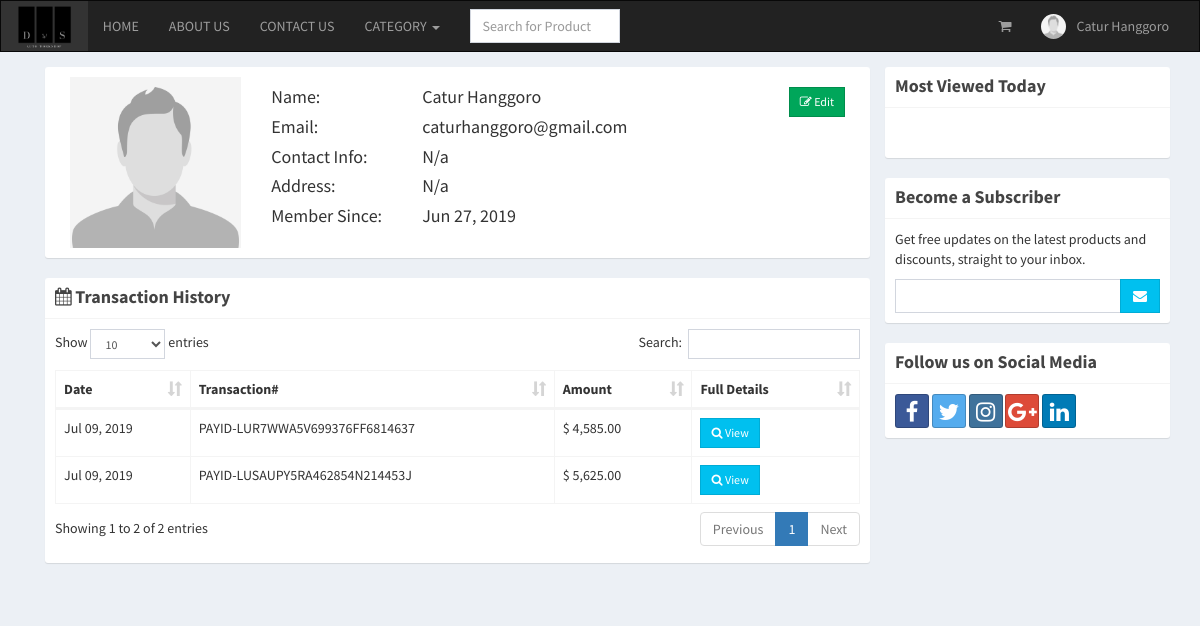
Screenshot of /profile.php (signed in) with the database file from the repository.
### tables this page shows
CREATE TABLE `users` (
  `id` int(11) NOT NULL,
  `email` varchar(200) NOT NULL,
  `password` varchar(60) NOT NULL,
  `type` int(1) NOT NULL,
  `firstname` varchar(50) NOT NULL,
  `lastname` varchar(50) NOT NULL,
  `address` text NOT NULL,
  `contact_info` varchar(100) NOT NULL,
  `photo` varchar(200) NOT NULL,
  `status` int(1) NOT NULL,
  `activate_code` varchar(15) NOT NULL,
  `reset_code` varchar(15) NOT NULL,
  `created_on` date NOT NULL
);

CREATE TABLE `sales` (
  `id` int(11) NOT NULL,
  `user_id` int(11) NOT NULL,
  `pay_id` varchar(50) NOT NULL,
  `sales_date` date NOT NULL
);

### includes/session.php (called while the page is built, shortened)
<?php
	include 'includes/conn.php';
	if(isset($_SESSION['user'])){
		$conn = $pdo->open();
		try{
			$stmt = $conn->prepare("SELECT * FROM users WHERE id=:id");
			$stmt->execute(['id'=>$_SESSION['user']]);
			$user = $stmt->fetch();
		}
		catch(PDOException $e){
			echo "There is some problem in connection: " . $e->getMessage();
		}
	}
?>

### profile.php (the view, shortened to what this page needs)
<?php include 'includes/session.php'; ?>
<?php include 'includes/header.php'; ?>
<body class="hold-transition skin-blue layout-top-nav">
<div class="wrapper">
	<?php include 'includes/navbartemp.php'; ?>
	  <div class="content-wrapper">
	    <div class="container">
	      <section class="content">
	        <div class="row">
	        	<div class="col-sm-9">
	        		<div class="box box-solid">
	        			<div class="box-body">
	        				<div class="col-sm-3">
	        					<img src="<?php echo (!empty($user['photo'])) ? 'images/'.$user['photo'] : 'images/profile.jpg'; ?>" width="100%">
	        				</div>
	        				<div class="col-sm-9">
	        					<div class="row">
	        						<div class="col-sm-3">
	        							<h4>Name:</h4>
	        							<h4>Email:</h4>
	        							<h4>Contact Info:</h4>
	        							<h4>Address:</h4>
	        							<h4>Member Since:</h4>
	        						</div>
	        						<div class="col-sm-9">
	        							<h4><?php echo $user['firstname'].' '.$user['lastname']; ?>
	        								<span class="pull-right">
	        									<a href="#edit" class="btn btn-success btn-flat btn-sm" data-toggle="modal"><i class="fa fa-edit"></i> Edit</a>
	        								</span>
	        							</h4>
	        							<h4><?php echo $user['email']; ?></h4>
	        							<h4><?php echo (!empty($user['contact_info'])) ? $user['contact_info'] : 'N/a'; ?></h4>
	        							<h4><?php echo (!empty($user['address'])) ? $user['address'] : 'N/a'; ?></h4>
	        							<h4><?php echo date('M d, Y', strtotime($user['created_on'])); ?></h4>
	        						</div>
	        					</div>
	        				</div>
	        			</div>
	        		</div>
	        		<div class="box box-solid">
	        			<div class="box-header with-border">
	        				<h4 class="box-title"><i class="fa fa-calendar"></i> <b>Transaction History</b></h4>
	        			</div>
	        			<div class="box-body">
	        				<table class="table table-bordered" id="example1">
	        					<thead>
	        						<th>Date</th>
	        						<th>Transaction#</th>
	        						<th>Amount</th>
	        						<th>Full Details</th>
	        					</thead>
	        					<tbody>
	        					<?php
	        						$conn = $pdo->open();
	        						try{
	        							$stmt = $conn->prepare("SELECT * FROM sales WHERE user_id=:user_id ORDER BY sales_date DESC");
	        							$stmt->execute(['user_id'=>$user['id']]);
	        							foreach($stmt as $row){
	        								$stmt2 = $conn->prepare("SELECT * FROM details LEFT JOIN products ON products.id=details.product_id WHERE sales_id=:id");
	        								$stmt2->execute(['id'=>$row['id']]);
	        								$total = 0;
	        								foreach($stmt2 as $row2){
	        									$subtotal = $row2['price']*$row2['quantity'];
	        									$total += $subtotal;
	        								}
	        								echo "
	        									<tr>
	        										<td class='hidden'></td>
	        										<td>".date('M d, Y', strtotime($row['sales_date']))."</td>
	        										<td>".$row['pay_id']."</td>
	        										<td>&#36; ".number_format($total, 2)."</td>
	        										<td><button class='btn btn-sm btn-flat btn-info transact' data-id='".$row['id']."'><i class='fa fa-search'></i> View</button></td>
	        									</tr>
	        								";
	        							}
	        						}
        							catch(PDOException $e){
										echo "There is some problem in connection: " . $e->getMessage();
									}
	        					?>
	        					</tbody>
	        				</table>
	        			</div>
	        		</div>
	        	</div>
	        	<div class="col-sm-3">
	        		<?php include 'includes/sidebar.php'; ?>
	        	</div>
	        </div>
	      </section>
	    </div>
	  </div>
</div>
</body>
</html>

### includes/navbartemp.php (shortened to what this page needs)
<head>
</head>
<nav class="navbar navbar-inverse">
  <div class="container-fluid">
    <div class="navbar-header">
      <a class="navbar-brand" href="index.php" style="padding: 0;">
          <img src="images/logo.png" alt="" style="height: 50px;">
      </a>
    </div>
    <div class="collapse navbar-collapse" id="myNavbar"e>
      <ul class="nav navbar-nav">
          <li><a href="index.php">HOME</a></li>
          <li><a href="index.php?=#aboutus">ABOUT US</a></li>
          <li><a href="index.php?=#contactus">CONTACT US</a></li>
          <li class="dropdown">
            <a href="#" class="dropdown-toggle" data-toggle="dropdown">CATEGORY <span class="caret"></span></a>
          </li>
        </ul>
        <form method="POST" class="navbar-form navbar-left" action="search.php">
          <div class="input-group">
              <input type="text" class="form-control" id="navbar-search-input" name="keyword" placeholder="Search for Product" required>
          </div>
        </form>
      <ul class="nav navbar-nav navbar-right">
          <li class="dropdown messages-menu">
            <a href="#" class="dropdown-toggle" data-toggle="dropdown">
              <i class="fa fa-shopping-cart"></i>
            </a>
          </li>
          <?php
            if(isset($_SESSION['user'])){
              $image = (!empty($user['photo'])) ? 'images/'.$user['photo'] : 'images/profile.jpg';
              echo '
                <li class="dropdown user user-menu">
                  <a href="#" class="dropdown-toggle" data-toggle="dropdown">
                    <img src="'.$image.'" class="user-image" alt="User Image">
                    <span class="hidden-xs">'.$user['firstname'].' '.$user['lastname'].'</span>
                  </a>
                  <ul class="dropdown-menu">
                    <li class="user-header">
                      <img src="'.$image.'" class="img-circle" alt="User Image">
                      <p>
                        '.$user['firstname'].' '.$user['lastname'].'
                        <small>Member since '.date('M. Y', strtotime($user['created_on'])).'</small>
                      </p>
                    </li>
                    <li class="user-footer">
                      <div class="pull-left">
                        <a href="profile.php" class="btn btn-default btn-flat">Profile</a>
                      </div>
                      <div class="pull-right">
                        <a href="logout.php" class="btn btn-default btn-flat">Sign out</a>
                      </div>
                    </li>
                  </ul>
                </li>
              ';
            }
            else{
              echo "
                <li><a href='login.php'>LOGIN</a></li>
                <li><a href='signup.php'>SIGNUP</a></li>
              ";
            }
          ?>
      </ul>
    </div>
  </div>
</nav>

### includes/header.php (style rules this page uses)
@media (min-width: 768px) { #navbar-search-input { width: 60px; } }
@media (min-width: 992px) { #navbar-search-input { width: 150px; } }

### includes/navbartemp.php (style rules this page uses)
.navbar { margin-bottom: 0; border-radius: 0; }

### rows the page displays
users: firstname "Catur", lastname "Hanggoro", email "caturhanggoro@gmail.com", created_on "Jun 27, 2019"
sales: sales_date "Jul 09, 2019", pay "PAYID-LUR7WWA5V699376FF6814637", total "4,585.00"
sales: sales_date "Jul 09, 2019", pay "PAYID-LUSAUPY5RA462854N214453J", total "5,625.00"
